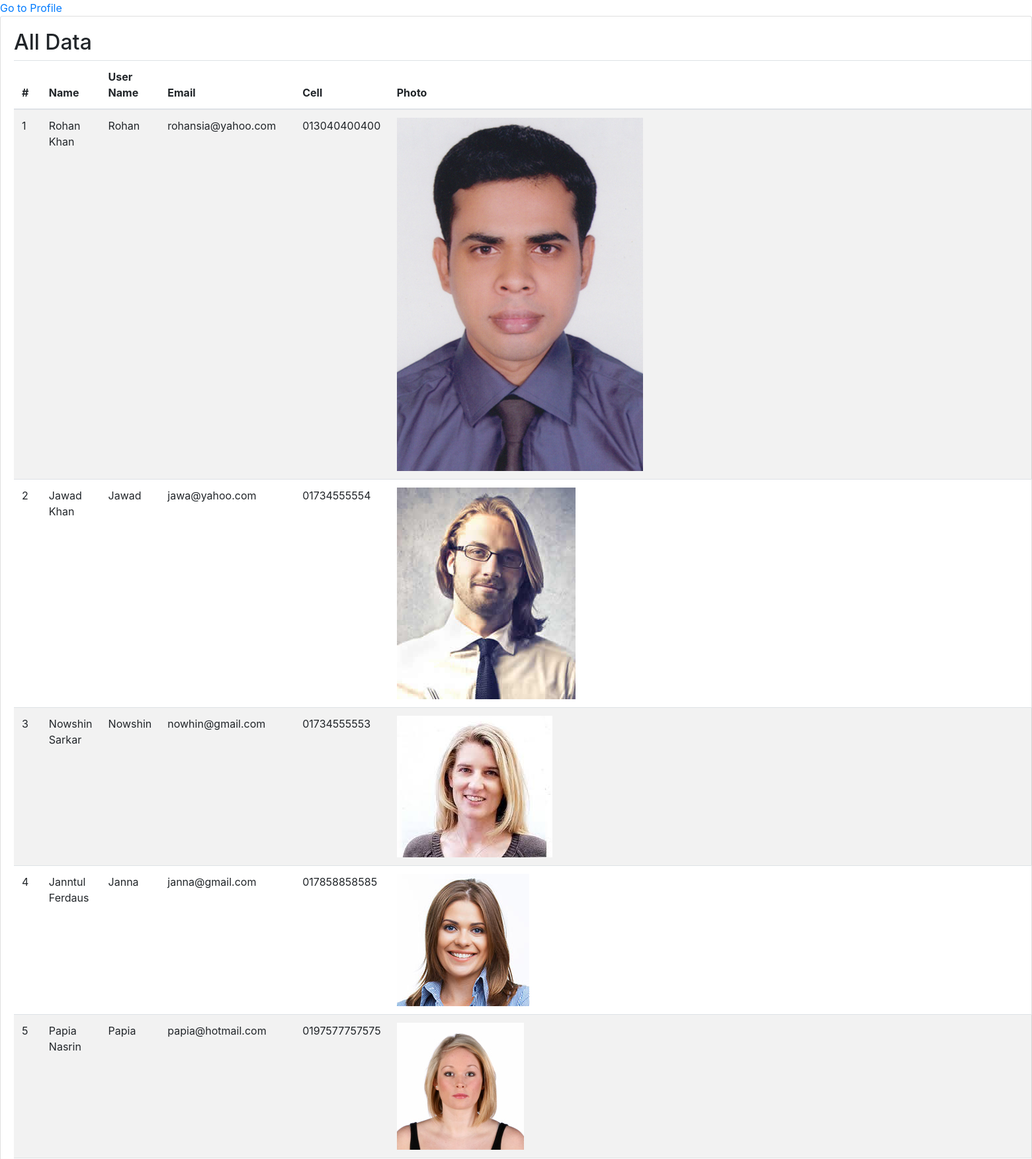
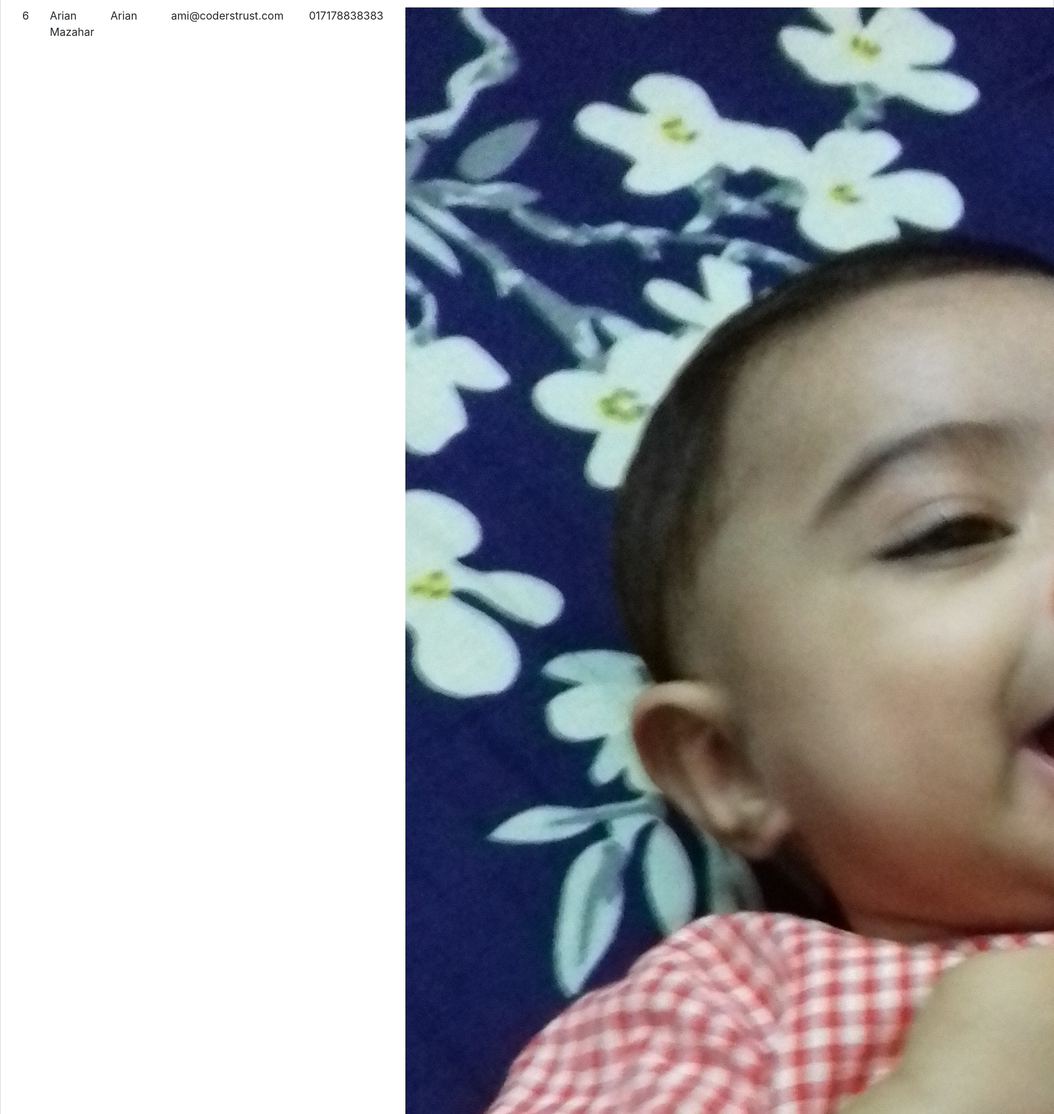
The app's page /data.php (upper part) with its own data (2 pictures, top to bottom).
### tables this page shows
CREATE TABLE `users` (
  `id` int(10) NOT NULL,
  `name` varchar(50) NOT NULL,
  `uname` varchar(30) NOT NULL,
  `email` varchar(30) NOT NULL,
  `cell` varchar(20) NOT NULL,
  `pass` varchar(100) NOT NULL,
  `photo` varchar(100) NOT NULL,
  `status` varchar(2) NOT NULL DEFAULT '1'
);

### data.php (the view, shortened to what this page needs)
<?php include_once "apps/db.php"?>
<!DOCTYPE html>
<html lang="en">
<head>
	<link rel="stylesheet" href="assets/css/bootstrap.min.css">
	<link rel="stylesheet" href="assets/css/style.css">
	<link rel="stylesheet" href="assets/css/responsive.css">
</head>
<body>
	<div class="wrap-table shadow">
	 <a href="profile.php">Go to Profile</a>
		<div class="card">
			<div class="card-body">
				<h2>All Data</h2>
				<table class="table table-striped">
					<thead>
						<tr>
							<th>#</th>
							<th>Name</th>
							<th>User Name</th>
							<th>Email</th>
							<th>Cell</th>
							<th>Photo</th>
						</tr>
					</thead>
					<tbody>
					<?php
                    $sql = "SELECT * FROM users ";
                     $data = $connection ->query($sql);
                       $i = 1;
                       while($all_users = $data -> fetch_assoc()):
                    ?>
						<tr>
							<td><?php echo $i; $i++;?></td>
							<td><?php echo $all_users['name'];?></td>
							<td><?php echo $all_users['uname'];?></td>
							<td><?php echo $all_users['email'];?></td>
							<td><?php echo $all_users['cell'];?></td>
							<td><img  src="students/<?php echo $all_users['photo'];?>" alt=""></td>
						</tr>
                       <?php endwhile;?>
					</tbody>
				</table>
			</div>
		</div>
	</div>
</body>
</html>

### records on screen
users: name "Rohan Khan", uname "Rohan", email "rohansia@yahoo.com", cell "013040400400", photo (picture)
users: name "Jawad Khan", uname "Jawad", email "jawa@yahoo.com", cell "01734555554", photo (picture)
users: name "Nowshin Sarkar", uname "Nowshin", email "nowhin@gmail.com", cell "01734555553", photo (picture)
users: name "Janntul Ferdaus", uname "Janna", email "janna@gmail.com", cell "017858858585", photo (picture)
users: name "Papia Nasrin", uname "Papia", email "papia@hotmail.com", cell "0197577757575", photo (picture)
users: name "Arian Mazahar", uname "Arian", email "ami@coderstrust.com", cell "017178838383", photo (picture)
